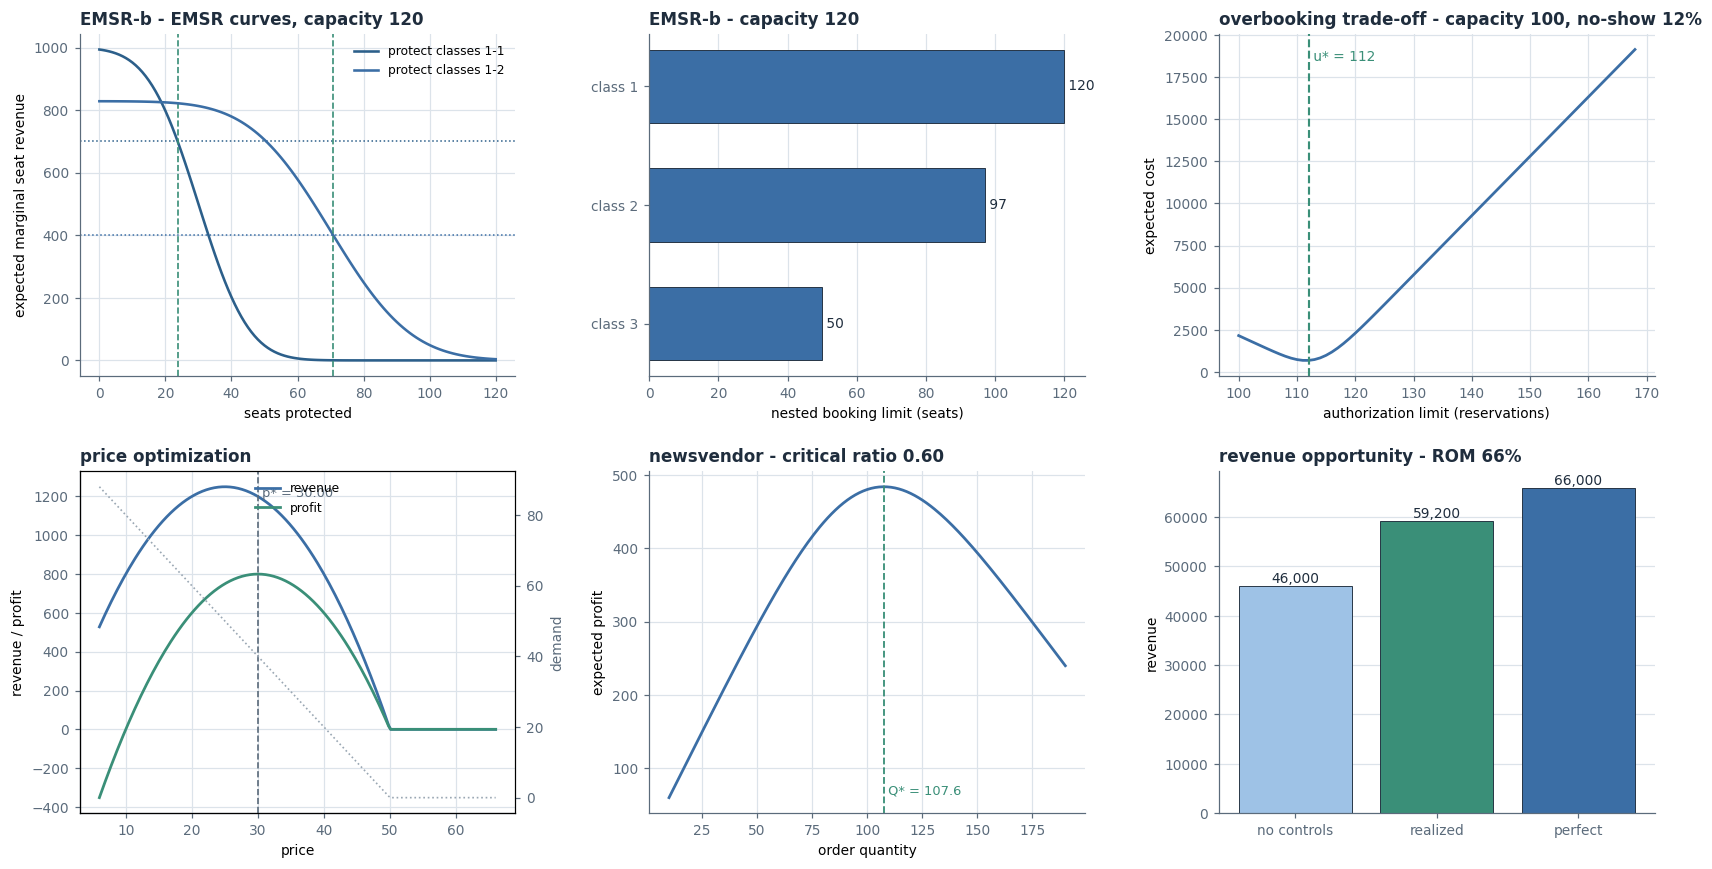

Generate this figure with Python:
"""Render the README chart gallery: a single image of the revmng charts.

Run:  python assets/charts.py
"""

import matplotlib
matplotlib.use("Agg")
import matplotlib.pyplot as plt

import revmng

plt.rcParams.update({"font.family": "DejaVu Sans", "font.size": 9})

fig, axes = plt.subplots(2, 3, figsize=(15.5, 8.2))

classes = [(1000, 30, 12), (700, 40, 15), (400, 60, 20)]
alloc = revmng.emsr_b(classes, capacity=120)

revmng.emsr_curve(alloc, ax=axes[0, 0])
revmng.booking_limit_chart(alloc, ax=axes[0, 1])
revmng.overbooking_cost_curve(100, 0.12, denied_cost=400, spoilage_cost=180,
                              ax=axes[0, 2])
revmng.price_curve(revmng.LinearDemand(100, 2), unit_cost=10, ax=axes[1, 0])
revmng.newsvendor_curve(10, 4, 100, 30, ax=axes[1, 1])
revmng.revenue_opportunity_chart(
    revmng.revenue_opportunity([1000, 800, 600, 200], [25, 30, 20, 50], 100,
                               booking_limits=[100, 70, 45, 32]),
    ax=axes[1, 2])

fig.tight_layout(pad=2.0)
fig.savefig("assets/charts.png", dpi=110, bbox_inches="tight", facecolor="white")
print("wrote assets/charts.png")
